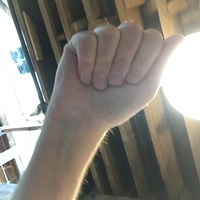
#> input picture dataset/A/A0002_test.jpg, 200 x 200 px; its folder holds only this picture in this run
$ python -i dip_pipeline.py   (imports and definitions only)
#> lines starting #> are read from the running program, lines starting #| are printed output that depends on the picture
"""
DIP Tasks 3, 4, 5: Image Enhancement, Spatial Filtering, and Integrated Pipeline
Implements contrast stretching, noise reduction via median filtering, and high-boost detail sharpening.
"""

import cv2
import numpy as np

from config import HIGH_BOOST_A, MEDIAN_KERNEL


def contrast_stretch(image):
    """
    Task 3: Linear Min-Max Contrast Stretching
    Normalizes the intensity dynamic range to full scale [0, 255].
    """
    if len(image.shape) == 3:
        stretched = np.zeros_like(image)
        for i in range(3):
            ch = image[:, :, i]
            min_val = float(np.min(ch))
            max_val = float(np.max(ch))
            if max_val > min_val:
                stretched[:, :, i] = np.clip(
                    ((ch - min_val) / (max_val - min_val)) * 255.0, 0, 255
                ).astype(np.uint8)
            else:
                stretched[:, :, i] = ch
        return stretched

    min_val = float(np.min(image))
    max_val = float(np.max(image))
    if max_val > min_val:
        return np.clip(
            ((image - min_val) / (max_val - min_val)) * 255.0, 0, 255
        ).astype(np.uint8)
    return image.copy()


def apply_median_filter(image, kernel_size=MEDIAN_KERNEL):
    """
    Task 4: Median Spatial Filter
    Preserves hand/finger edges while eliminating salt-and-pepper noise.
    """
    k = max(3, kernel_size if kernel_size % 2 == 1 else kernel_size + 1)
    return cv2.medianBlur(image, k)


def high_boost_sharpen(gray_image, A=HIGH_BOOST_A):
    """
    Task 4 & 5: High-Boost Filtering
    f_hb = A * f - f_low = (A - 1) * f + (f - f_low)
    Amplifies high-frequency boundary gradients for clear hand contour extraction.
    """
    f = gray_image.astype(np.float32)
    # Low-pass component via Gaussian smoothing
    f_low = cv2.GaussianBlur(f, (5, 5), sigmaX=1.0)
    # High-boost formula
    f_hb = (A * f) - f_low
    return np.clip(f_hb, 0, 255).astype(np.uint8)


def execute_task5_pipeline(image_bgr, A=HIGH_BOOST_A, kernel_size=MEDIAN_KERNEL):
    """
    Task 5: Integrated Image Enhancement Pipeline
    Original BGR
        ↓
    Contrast Stretching (Task 3)
        ↓
    Median Filtering (Task 4)
        ↓
    High-Boost Sharpening (Task 5)
        ↓
    Enhanced Hand Grayscale

    Returns dict of intermediate images for lab grading & inspection.
    """
    # 1. Contrast stretch
    contrast_stretched = contrast_stretch(image_bgr)

    # 2. Median filter
    median_filtered = apply_median_filter(contrast_stretched, kernel_size=kernel_size)

    # Convert to grayscale for frequency-domain / high-boost sharpening
    gray_filtered = cv2.cvtColor(median_filtered, cv2.COLOR_BGR2GRAY)

    # 3. High-boost sharpening
    high_boost = high_boost_sharpen(gray_filtered, A=A)

    return {
        "contrast_stretched": contrast_stretched,
        "median_filtered": median_filtered,
        "high_boost": high_boost
    }

>>> import cv2
>>> picture = cv2.imread('../../dataset/A/A0002_test.jpg')
#> picture is the input picture: shape (200, 200, 3); mean B, G, R 124.5, 132, 136.3
>>> result = execute_task5_pipeline(picture)
#> the loop in contrast_stretch, `for i in range(3):` made 3 passes
#> min_val on passes 1 to 3: 20, 29, 26
#> pass 1, in contrast_stretch, `ch = image[:, :, i]`:
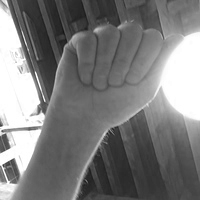
#> ch: shape (200, 200); min 20, max 255, mean 124.5
#> pass 2, in contrast_stretch, `ch = image[:, :, i]`:
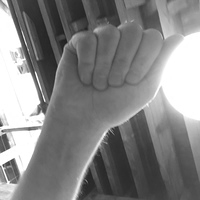
#> ch: shape (200, 200); min 29, max 255, mean 132
#> pass 3, in contrast_stretch, `ch = image[:, :, i]`:
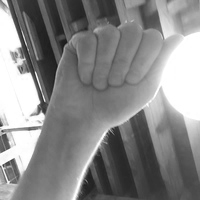
#> ch: shape (200, 200); min 26, max 255, mean 136.3
#> after the loop in contrast_stretch, `for i in range(3):`:
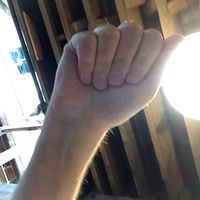
#> stretched: shape (200, 200, 3); mean B, G, R 113, 115.7, 122.3
#> in execute_task5_pipeline, `gray_filtered = cv2.cvtColor(median_filtered, cv2.COLOR_BGR2GRAY)`:
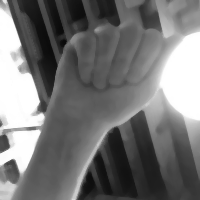
#> gray_filtered: shape (200, 200); min 10, max 255, mean 117.2
#> in high_boost_sharpen, `f_hb = (A * f) - f_low`:
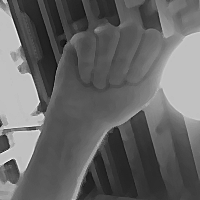
#> f_hb: shape (200, 200) float32; min -19.86, max 174.7, mean 58.6; drawn with min black and max white
#> in high_boost_sharpen, `return np.clip(f_hb, 0, 255).astype(np.uint8)`:
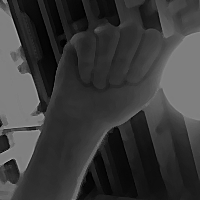
#> returned value: shape (200, 200); min 0, max 174, mean 58.1
#> result = 3 items

$ run again, on dataset/A/A0003_test.jpg
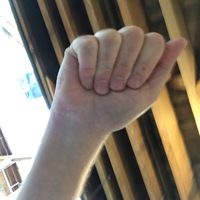
#> input picture dataset/A/A0003_test.jpg, 200 x 200 px
#> picture is the input picture: shape (200, 200, 3); mean B, G, R 106.7, 120.3, 132
#> the loop in contrast_stretch, `for i in range(3):` made 3 passes
#> min_val on passes 1 to 3: 0, 8, 7
#> pass 1, in contrast_stretch, `ch = image[:, :, i]`:
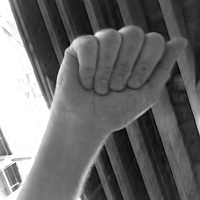
#> ch: shape (200, 200); min 0, max 255, mean 106.7
#> in high_boost_sharpen, `return np.clip(f_hb, 0, 255).astype(np.uint8)`:
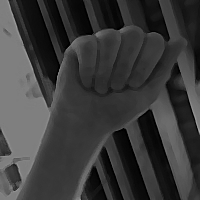
#> returned value: shape (200, 200); min 0, max 174, mean 58.8
#> result = 3 items

$ run again, on dataset/A/A0006_test.jpg
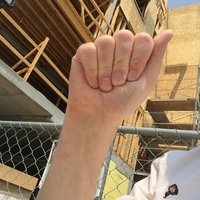
#> input picture dataset/A/A0006_test.jpg, 200 x 200 px
#> picture is the input picture: shape (200, 200, 3); mean B, G, R 92.6, 119.8, 147
#> the loop in contrast_stretch, `for i in range(3):` made 3 passes
#> max_val on passes 1 to 3: 242, 255, 255
#> pass 1, in contrast_stretch, `ch = image[:, :, i]`:
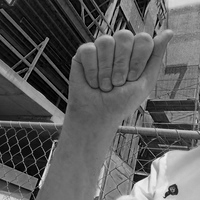
#> ch: shape (200, 200); min 0, max 242, mean 92.6
#> in high_boost_sharpen, `return np.clip(f_hb, 0, 255).astype(np.uint8)`:
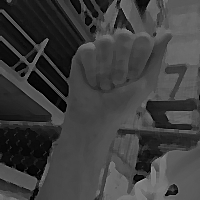
#> returned value: shape (200, 200); min 0, max 175, mean 62.1
#> result = 3 items

$ run again, on dataset/A/A0007_test.jpg
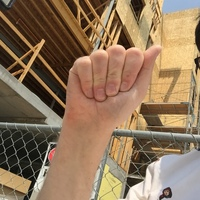
#> input picture dataset/A/A0007_test.jpg, 200 x 200 px
#> picture is the input picture: shape (200, 200, 3); mean B, G, R 91.4, 118.2, 144.2
#> the loop in contrast_stretch, `for i in range(3):` made 3 passes
#> (min_val, max_val) on passes 1 to 3: (0, 247), (0, 255), (1, 255)
#> in high_boost_sharpen, `return np.clip(f_hb, 0, 255).astype(np.uint8)`:
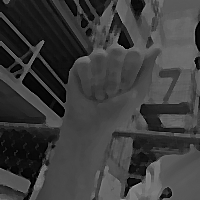
#> returned value: shape (200, 200); min 0, max 173, mean 60.9
#> result = 3 items
